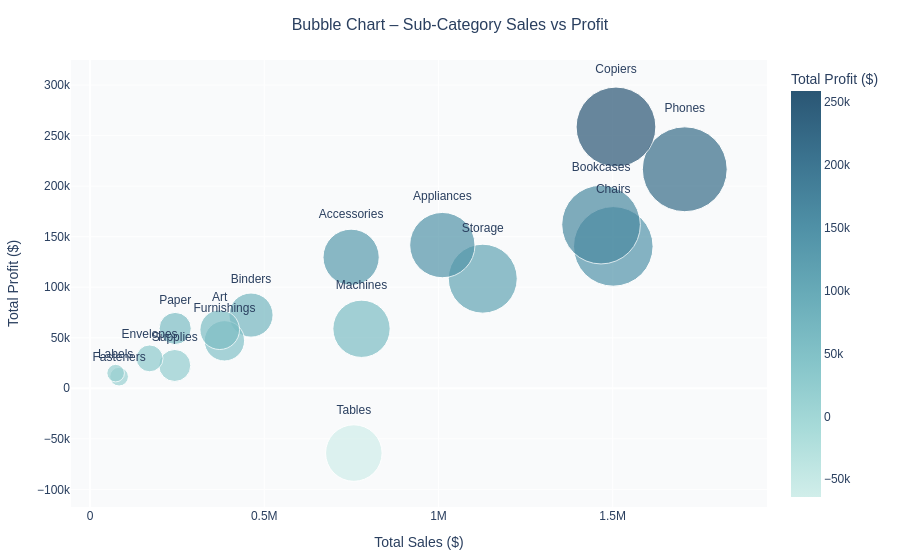

The notebook cell saved with this chart:
### Code cell
#CHART 6: BUBBLE CHART – Sub-Category Sales vs Profit

bubble_df = sales_by_subcategory.copy()
bubble_df["abs_size"] = np.abs(bubble_df["Total_Sales"])

fig_bubble = px.scatter(
    bubble_df,
    x="Total_Sales",
    y="Total_Profit",
    size="abs_size",
    color="Total_Profit",
    color_continuous_scale=TEAL,
    text="Sub-Category",
    size_max=60,
    labels={
        "Total_Sales": "Total Sales ($)",
        "Total_Profit": "Total Profit ($)"
    },
)
fig_bubble.update_traces(
    textposition="top center",
    hovertemplate=(
        "<b>%{text}</b><br>"
        "Sales: $%{x:,.0f}<br>"
        "Profit: $%{y:,.0f}<extra></extra>"
    ),
)
fig_bubble = style(fig_bubble, "Bubble Chart – Sub-Category Sales vs Profit")
fig_bubble.show()

### Figure 1 — Plotly figure (JSON) as saved in the notebook; plotly's stock layout.template omitted (floating-point values rounded to 4 significant figures)
{"data": [{"hovertemplate": "<b>%{text}</b><br>Sales: $%{x:,.0f}<br>Profit: $%{y:,.0f}<extra></extra>", "legendgroup": "", "marker": {"color": [216700.0, 258600.0, 140400.0, 161900.0, 108500.0, 141700.0, 58870.0, -64080.0, 129600.0, 72450.0, 46970.0, 57950.0, 59210.0, 22580.0, 29600.0, 11530.0, 15010.0], "coloraxis": "coloraxis", "size": [1707000.0, 1509000.0, 1502000.0, 1467000.0, 1127000.0, 1011000.0, 779100.0, 757000.0, 749200.0, 461900.0, 385600.0, 372100.0, 244300.0, 243100.0, 170900.0, 83240.0, 73400.0], "sizemode": "area", "sizeref": 474.1, "symbol": "circle"}, "mode": "markers+text", "name": "", "orientation": "v", "showlegend": false, "text": ["Phones", "Copiers", "Chairs", "Bookcases", "Storage", "Appliances", "Machines", "Tables", "Accessories", "Binders", "Furnishings", "Art", "Paper", "Supplies", "Envelopes", "Fasteners", "Labels"], "textposition": "top center", "type": "scatter", "x": [1707000.0, 1509000.0, 1502000.0, 1467000.0, 1127000.0, 1011000.0, 779100.0, 757000.0, 749200.0, 461900.0, 385600.0, 372100.0, 244300.0, 243100.0, 170900.0, 83240.0, 73400.0], "xaxis": "x", "y": [216700.0, 258600.0, 140400.0, 161900.0, 108500.0, 141700.0, 58870.0, -64080.0, 129600.0, 72450.0, 46970.0, 57950.0, 59210.0, 22580.0, 29600.0, 11530.0, 15010.0], "yaxis": "y"}], "layout": {"coloraxis": {"colorbar": {"title": {"text": "Total Profit ($)"}}, "colorscale": [[0, "rgb(209, 238, 234)"], [0.1667, "rgb(168, 219, 217)"], [0.3333, "rgb(133, 196, 201)"], [0.5, "rgb(104, 171, 184)"], [0.6667, "rgb(79, 144, 166)"], [0.8333, "rgb(59, 115, 143)"], [1, "rgb(42, 86, 116)"]]}, "font": {"family": "Arial"}, "hovermode": "closest", "legend": {"itemsizing": "constant", "tracegroupgap": 0}, "margin": {"b": 40, "l": 40, "r": 40, "t": 60}, "paper_bgcolor": "white", "plot_bgcolor": "#f9fafb", "title": {"font": {"size": 16}, "text": "Bubble Chart – Sub-Category Sales vs Profit", "x": 0.5, "xanchor": "center"}, "xaxis": {"anchor": "y", "domain": [0, 1], "title": {"text": "Total Sales ($)"}}, "yaxis": {"anchor": "x", "domain": [0, 1], "title": {"text": "Total Profit ($)"}}}}
